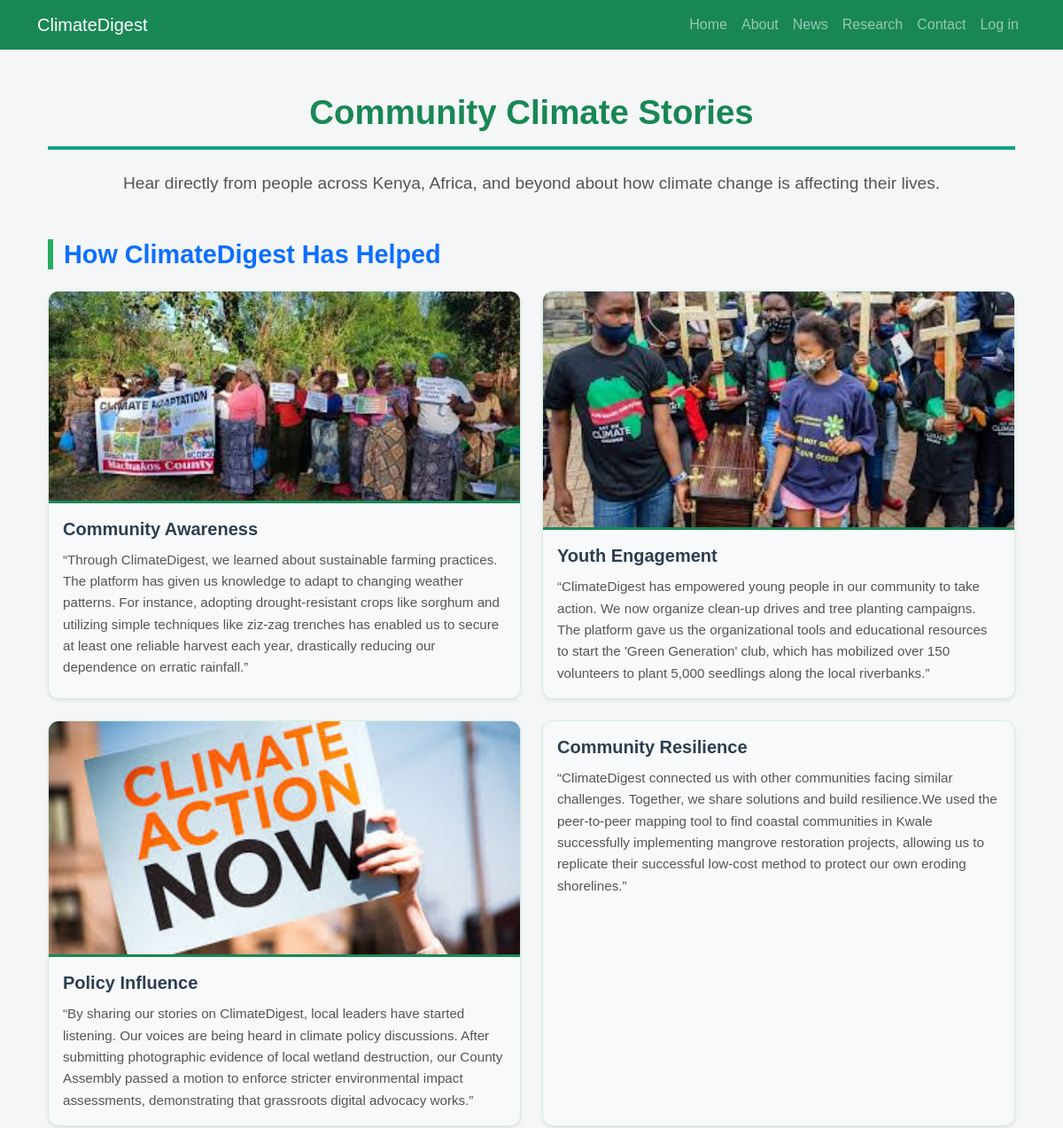
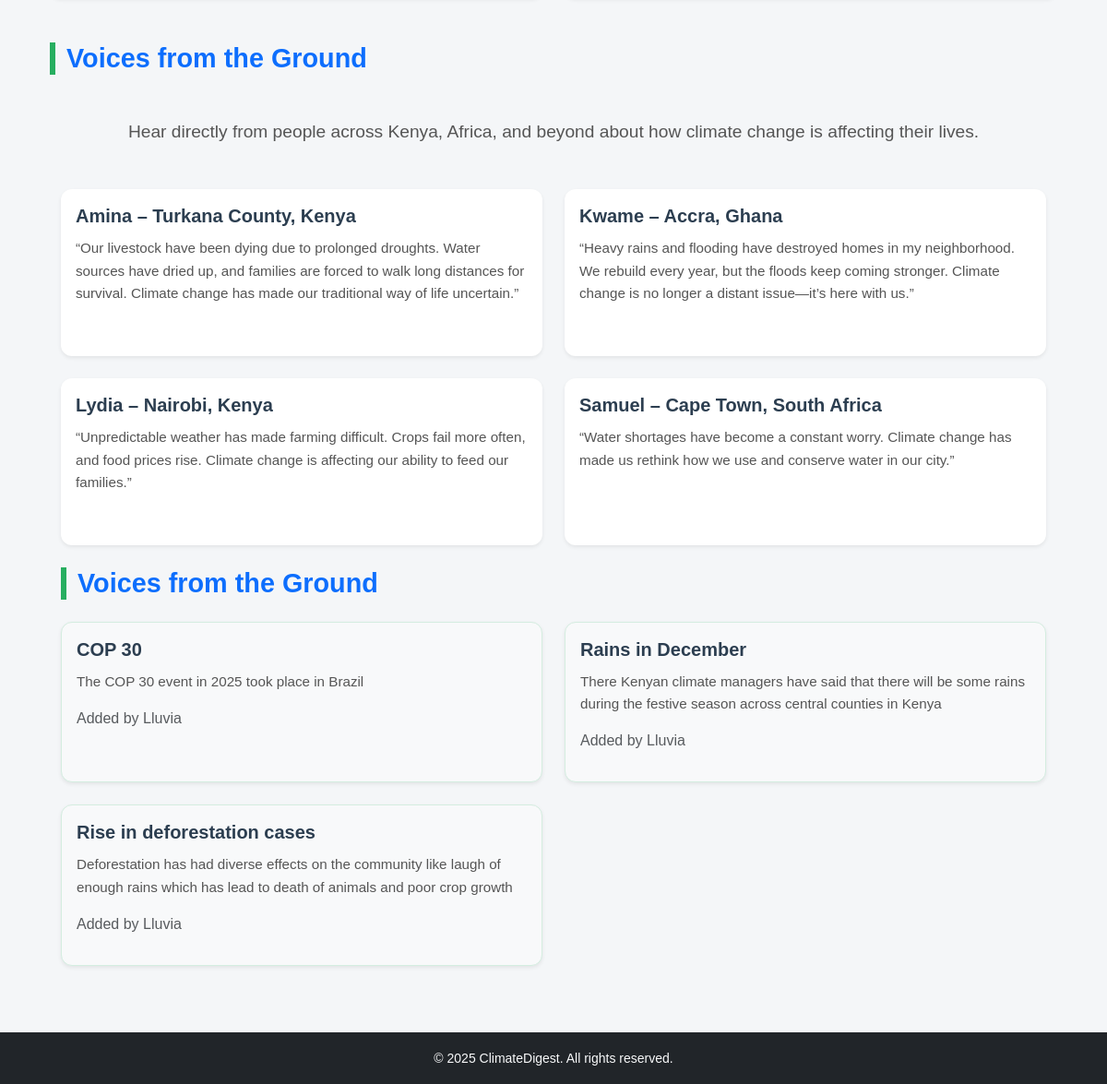
Screenshot of /morestories/ with the database file from the repository (2 pictures, top to bottom).
### climateapp/models.py (models this page shows, shortened)
class Story(models.Model):
    user = models.ForeignKey(User, on_delete=models.CASCADE)
    title = models.CharField(max_length=200)
    content = models.TextField()
    image = models.ImageField(upload_to="stories/", blank=True, null=True)
    approved = models.BooleanField(default=False)
    created_at = models.DateTimeField(auto_now_add=True)

### climateapp/views.py (the view)
# urls.py: path('morestories/', views.morestories, name='morestories'),
def morestories(request):
    stories = Story.objects.filter(approved=True).order_by('-id')
    return render(request, "morestories.html", {"stories": stories})

### climateapp/templates/morestories.html (shortened to what this page needs)
{% extends 'base.html' %}
{% load static %}
{% block extra_css %}
<link rel="stylesheet" href="{% static 'css/morestories.css' %}">
{% endblock extra_css %}
{% block content %}
<div class="container my-5">
    <h1 class="text-center text-success mb-4"> Community Climate Stories</h1>
    <p class="lead text-center mb-5">
        Hear directly from people across Kenya, Africa, and beyond about how climate change is affecting their lives.
    </p>
    <section>
        <h2 class="text-primary mb-4"> How ClimateDigest Has Helped</h2>
        <div class="row">
            <div class="col-md-6 mb-4">
                <div class="card shadow-sm h-100 bg-light">
                    <img src="{% static 'images/community.png' %}" class="card-img-top" alt="communiy">
                    <div class="card-body">
                        <h5 class="card-title">Community Awareness</h5>
                        <p class="card-text">“Through ClimateDigest, we learned about sustainable farming practices. The platform has given us knowledge to adapt to changing weather patterns.
                            For instance, adopting drought-resistant crops like sorghum and utilizing simple techniques like ziz-zag trenches has enabled us to secure at least one reliable
                            harvest each year, drastically reducing our dependence on erratic rainfall.”</p>
                    </div>
                </div>
            </div>
            <div class="col-md-6 mb-4">
                <div class="card shadow-sm h-100 bg-light">
                    <img src="{% static 'images/com.png' %}" class="card-img-top" alt="communiy">
                    <div class="card-body">
                        <h5 class="card-title">Youth Engagement</h5>
                        <p class="card-text">“ClimateDigest has empowered young people in our community to take action. We now organize clean‑up drives and tree planting campaigns.
                            The platform gave us the organizational tools and educational resources to start the 'Green Generation' club, which has mobilized over 150 volunteers
                            to plant 5,000 seedlings along the local riverbanks.”</p>
                    </div>
                </div>
            </div>
            <div class="col-md-6 mb-4">
                <div class="card shadow-sm h-100 bg-light">
                     <img src="{% static 'images/pol.png' %}" class="card-img-top" alt="communiy">
                    <div class="card-body">
                        <h5 class="card-title">Policy Influence</h5>
                        <p class="card-text">“By sharing our stories on ClimateDigest, local leaders have started listening. Our voices are being heard in climate policy discussions.
                            After submitting photographic evidence of local wetland destruction, our County Assembly passed a motion to enforce stricter environmental impact
                             assessments, demonstrating that grassroots digital advocacy works.”</p>
                    </div>
                </div>
            </div>
            <div class="col-md-6 mb-4">
                <div class="card shadow-sm h-100 bg-light">
                    <div class="card-body">
                        <h5 class="card-title">Community Resilience</h5>
                        <p class="card-text">“ClimateDigest connected us with other communities facing similar challenges. Together, we share solutions
                             and build resilience.We used the peer-to-peer mapping tool to find coastal communities in Kwale successfully implementing mangrove restoration projects,
                              allowing us to replicate their successful low-cost method to protect our own eroding shorelines.”</p>
                    </div>
                </div>
            </div>
        </div>
        <div>
        </div>
    </section>
    <section class="mb-5">
        <h2 class="text-primary mb-4">Voices from the Ground</h2>
        <div class="container my-5">
    <p class="lead text-center mb-5">
        Hear directly from people across Kenya, Africa, and beyond about how climate change is affecting their lives.
    </p>
        <div class="row">
            <div class="col-md-6 mb-4">
                <div class="card shadow-sm h-100">
                    <div class="card-body">
                        <h5 class="card-title">Amina – Turkana County, Kenya</h5>
                        <p class="card-text">“Our livestock have been dying due to prolonged droughts. Water sources have dried up, and families are forced to walk long distances for survival. Climate change has made our traditional way of life uncertain.”</p>
                    </div>
                </div>
            </div>
            <div class="col-md-6 mb-4">
                <div class="card shadow-sm h-100">
                    <div class="card-body">
                        <h5 class="card-title">Kwame – Accra, Ghana</h5>
                        <p class="card-text">“Heavy rains and flooding have destroyed homes in my neighborhood. We rebuild every year, but the floods keep coming stronger. Climate change is no longer a distant issue—it’s here with us.”</p>
                    </div>
                </div>
            </div>
            <div class="col-md-6 mb-4">
                <div class="card shadow-sm h-100">
                    <div class="card-body">
                        <h5 class="card-title">Lydia – Nairobi, Kenya</h5>
                        <p class="card-text">“Unpredictable weather has made farming difficult. Crops fail more often, and food prices rise. Climate change is affecting our ability to feed our families.”</p>
                    </div>
                </div>
            </div>
            <div class="col-md-6 mb-4">
                <div class="card shadow-sm h-100">
                    <div class="card-body">
                        <h5 class="card-title">Samuel – Cape Town, South Africa</h5>
                        <p class="card-text">“Water shortages have become a constant worry. Climate change has made us rethink how we use and conserve water in our city.”</p>
                    </div>
                </div>
            </div>
        </div>
            <section class="mb-5">
                <h2 class="text-primary mb-4">Voices from the Ground</h2>
                <div class="row">
                    {% for story in stories %}
                    <div class="col-md-6 mb-4">
                        <div class="card shadow-sm h-100 bg-light">
                            <div class="card-body">
                                <h5 class="card-title">{{ story.title }}</h5>
                                <p class="card-text">{{ story.content|truncatewords:40 }}</p>
                                <p class="text-muted">Added by {{ story.user.username }}</p>
                            </div>
                        </div>
                    </div>
                    {% empty %}
                    <p class="text-center">No community stories yet. Check back soon!</p>
                    {% endfor %}
                </div>
            </section>
        </div>
</section>
</div>
{% endblock content %}

### climateapp/templates/base.html (shortened to what this page needs)
{% load static %}
<!DOCTYPE html>
<html lang="en">
<head>
    <link
        href="https://cdn.jsdelivr.net/npm/bootstrap@5.3.1/dist/css/bootstrap.min.css"
        rel="stylesheet">
        <link rel="stylesheet" href="{% static 'css/stories.css' %}">
        {% block extra_css %}{% endblock extra_css %}
        <link rel="stylesheet" href="{% static 'css/manage_dashboard.css' %}">
</head>
<body>
<nav class="navbar navbar-expand-lg navbar-dark bg-success mb-4">
    <div class="container">
        <a class="navbar-brand" href="/">ClimateDigest</a>
        <div class="collapse navbar-collapse" id="navbarNav">
            <ul class="navbar-nav ms-auto">
                <li class="nav-item">
                    <a class="nav-link" href="/">Home</a>
                </li>
                <li class="nav-item">
                    <a class="nav-link" href="/about">About</a>
                </li>
                <li class="nav-item">
                    <a class="nav-link" href="/news">News</a>
                </li>
                <li class="nav-item">
                    <a class="nav-link" href="/research">Research</a>
                </li>
                <li class="nav-item">
                    <a class="nav-link" href="/contact">Contact</a>
                </li>
 <li class="nav-item">
                    <a class="nav-link" href="/login">Log in</a>
                </li>
            </ul>
        </div>
    </div>
</nav>
<div class="container">
    {% block content %}{% endblock %}
</div>
<footer class="bg-dark text-light text-center py-3 mt-4">
    <small>© 2025 ClimateDigest. All rights reserved.</small>
</footer>
</body>
</html>

### climateapp/static/css/stories.css (style rules this page uses)
body { background-color: #f7f9fc; }
.card { transition: transform 0.3s ease, box-shadow 0.3s ease; border-radius: 12px !important; overflow: hidden; }
.card-img-top { border-bottom: 3px solid #198754; transition: opacity 0.3s ease; }
.card-title { color: #0d47a1; font-weight: 700; line-height: 1.3; }
.card-text { color: #495057; }

### climateapp/static/css/morestories.css (style rules this page uses)
body { background-color: #f7fcf9; font-family: 'Segoe UI', Tahoma, Geneva, Verdana, sans-serif; color: #2c3e50; margin: 0; padding: 0; }
h1 { font-size: 2.4rem; font-weight: 700; color: #27ae60; border-bottom: 4px solid #16a085; padding-bottom: 15px; margin-bottom: 30px; text-align: center; }
h2 { font-size: 1.8rem; font-weight: 600; color: #2980b9; margin-bottom: 20px; border-left: 6px solid #27ae60; padding-left: 12px; }
.lead { font-size: 1.2rem; color: #555; text-align: center; margin-bottom: 40px; }
.card { border-radius: 12px; overflow: hidden; transition: transform 0.25s ease, box-shadow 0.25s ease; border: none; background-color: #ffffff; }
.card-title { font-size: 1.25rem; font-weight: 600; color: #2c3e50; margin-bottom: 10px; }
.card-text { font-size: 0.95rem; color: #555; line-height: 1.6; }
.card.bg-light { background-color: #ecf9f1; border: 1px solid #d4ede0; }

### climateapp/static/css/manage_dashboard.css (style rules this page uses)
body { font-family: Arial, sans-serif; background: #f4f6f8; margin: 0; padding: 0; }
h1 { text-align: center; margin: 20px 0; color: #2c3e50; }
a { color: #2980b9; text-decoration: none; }

### rows the page displays
Story: title "COP 30", content "The COP 30 event in 2025 took place in Brazil", user.username "Lluvia"
Story: title "Rains in December", content "There Kenyan climate managers have said that there will be some rains during the festive season across central counties in Kenya", user.username "Lluvia"
Story: title "Rise in deforestation cases", content "Deforestation has had diverse effects on the community like laugh of enough rains which has lead to death of animals and poor crop growth", user.username "Lluvia"
